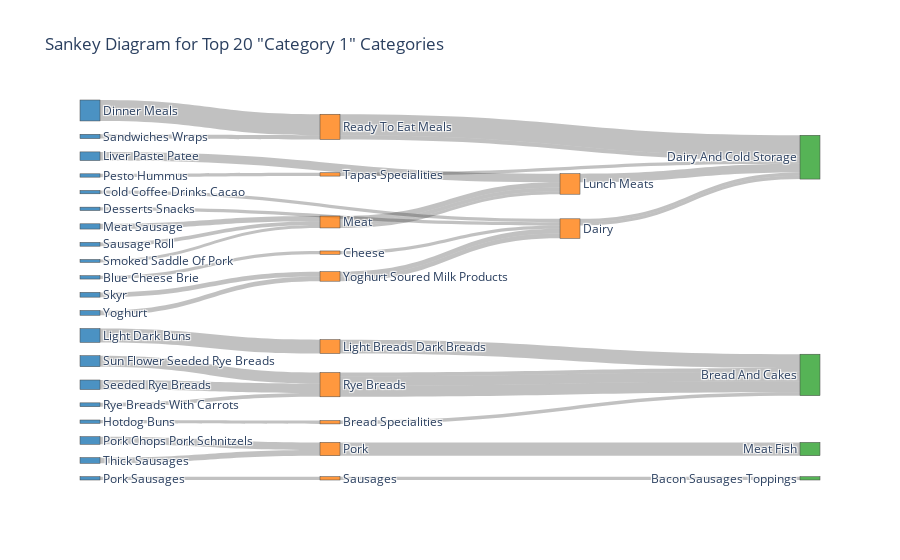

Write notebook code for a chart like this one.
### Code cell
# Assuming 'salling_data' is your DataFrame and has the 'Category 1', 'Category 2', and 'Category 3' columns

# Count the occurrences of each category in 'Category 1'
category_counts = salling_data['Category 1'].value_counts()

# Get the top 20 categories
top_20_cat1 = category_counts.head(20).index

# Filter the original data to include only the top 20 categories in 'Category 1'
top_20_data = salling_data[salling_data['Category 1'].isin(top_20_cat1)]

# Now group by all three categories to get the flow from Category 1 to Category 2 to Category 3
grouped_data = top_20_data.groupby(['Category 1', 'Category 2', 'Category 3']).size().reset_index(name='Count')

# Create the source, target, and value lists for the Sankey diagram
sources = []
targets = []
values = []

# Map each category to a unique index
label_to_id = {label: idx for idx, label in enumerate(pd.concat([grouped_data['Category 1'], grouped_data['Category 2'], grouped_data['Category 3']]).unique())}

for i, row in grouped_data.iterrows():
    sources.append(label_to_id[row['Category 1']])
    targets.append(label_to_id[row['Category 2']])
    values.append(row['Count'])

    # Include the second link if Category 3 is present
    if pd.notnull(row['Category 3']):
        sources.append(label_to_id[row['Category 2']])
        targets.append(label_to_id[row['Category 3']])
        values.append(row['Count'])

# Define colors for each category level
colors = ['rgba(31, 119, 180, 0.8)', 'rgba(255, 127, 14, 0.8)', 'rgba(44, 160, 44, 0.8)']

# Create a color list for the nodes
node_colors = [colors[0] if label in top_20_cat1 else colors[1] if label in grouped_data['Category 2'].unique() else colors[2] for label in label_to_id]

# Create the Sankey diagram
fig = go.Figure(data=[go.Sankey(
    node=dict(
        pad=15,
        thickness=20,
        label=[label for label in label_to_id],
        color=node_colors  # Set different colors for each category level
    ),
    link=dict(
        source=sources,
        target=targets,
        value=values,
        color='rgba(50, 50, 50, 0.3)'  # Links in gray for contrast
    )
)])

# Update layout
fig.update_layout(title_text='Sankey Diagram for Top 20 "Category 1" Categories', font_size=12)

# Display the Sankey diagram
fig.show()

### Figure 1 — Plotly figure (JSON) as saved in the notebook; plotly's stock layout.template omitted (floating-point values rounded to 4 significant figures)
{"data": [{"link": {"color": "rgba(50, 50, 50, 0.3)", "source": [0, 20, 1, 21, 2, 21, 3, 22, 4, 23, 5, 24, 6, 25, 7, 26, 8, 27, 9, 28, 10, 29, 11, 30, 12, 22, 13, 26, 14, 30, 15, 31, 16, 26, 17, 30, 18, 28, 19, 31], "target": [20, 21, 21, 32, 21, 32, 22, 32, 23, 33, 24, 33, 25, 32, 26, 25, 27, 32, 28, 34, 29, 35, 30, 33, 22, 32, 26, 25, 30, 33, 31, 21, 26, 25, 30, 33, 28, 34, 31, 21], "value": [7, 7, 7, 7, 7, 7, 44, 44, 7, 7, 29, 29, 18, 18, 11, 11, 7, 7, 16, 16, 7, 7, 8, 8, 9, 9, 8, 8, 20, 20, 10, 10, 6, 6, 23, 23, 12, 12, 10, 10]}, "node": {"color": ["rgba(31, 119, 180, 0.8)", "rgba(31, 119, 180, 0.8)", "rgba(31, 119, 180, 0.8)", "rgba(31, 119, 180, 0.8)", "rgba(31, 119, 180, 0.8)", "rgba(31, 119, 180, 0.8)", "rgba(31, 119, 180, 0.8)", "rgba(31, 119, 180, 0.8)", "rgba(31, 119, 180, 0.8)", "rgba(31, 119, 180, 0.8)", "rgba(31, 119, 180, 0.8)", "rgba(31, 119, 180, 0.8)", "rgba(31, 119, 180, 0.8)", "rgba(31, 119, 180, 0.8)", "rgba(31, 119, 180, 0.8)", "rgba(31, 119, 180, 0.8)", "rgba(31, 119, 180, 0.8)", "rgba(31, 119, 180, 0.8)", "rgba(31, 119, 180, 0.8)", "rgba(31, 119, 180, 0.8)", "rgba(255, 127, 14, 0.8)", "rgba(255, 127, 14, 0.8)", "rgba(255, 127, 14, 0.8)", "rgba(255, 127, 14, 0.8)", "rgba(255, 127, 14, 0.8)", "rgba(255, 127, 14, 0.8)", "rgba(255, 127, 14, 0.8)", "rgba(255, 127, 14, 0.8)", "rgba(255, 127, 14, 0.8)", "rgba(255, 127, 14, 0.8)", "rgba(255, 127, 14, 0.8)", "rgba(255, 127, 14, 0.8)", "rgba(44, 160, 44, 0.8)", "rgba(44, 160, 44, 0.8)", "rgba(44, 160, 44, 0.8)", "rgba(44, 160, 44, 0.8)"], "label": ["Blue Cheese Brie", "Cold Coffee Drinks Cacao", "Desserts Snacks", "Dinner Meals", "Hotdog Buns", "Light Dark Buns", "Liver Paste Patee", "Meat Sausage", "Pesto Hummus", "Pork Chops Pork Schnitzels", "Pork Sausages", "Rye Breads With Carrots", "Sandwiches Wraps", "Sausage Roll", "Seeded Rye Breads", "Skyr", "Smoked Saddle Of Pork", "Sun Flower Seeded Rye Breads", "Thick Sausages", "Yoghurt", "Cheese", "Dairy", "Ready To Eat Meals", "Bread Specialities", "Light Breads Dark Breads", "Lunch Meats", "Meat", "Tapas Specialities", "Pork", "Sausages", "Rye Breads", "Yoghurt Soured Milk Products", "Dairy And Cold Storage", "Bread And Cakes", "Meat Fish", "Bacon Sausages Toppings"], "pad": 15, "thickness": 20}, "type": "sankey"}], "layout": {"font": {"size": 12}, "title": {"text": "Sankey Diagram for Top 20 \"Category 1\" Categories"}}}
